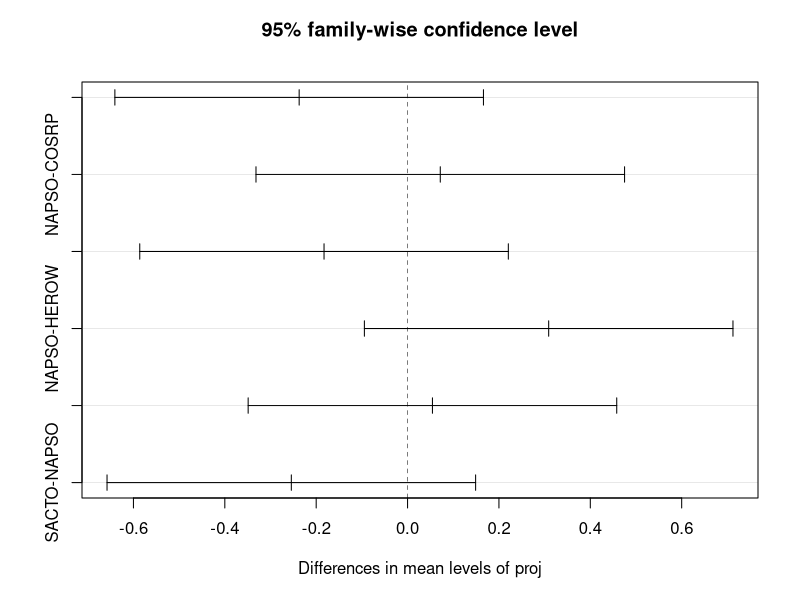
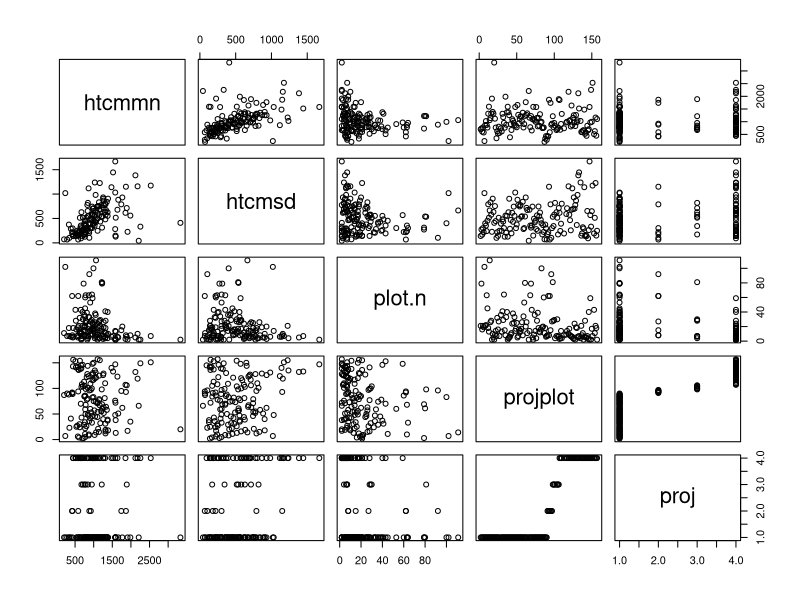

These figures' R source, in order:
## ---- chunk 1
# Load libraries
#library(stats)
#library(HH)

# Load Ripdata and place into a dataframe
rip <- read.csv("newripdata_survey.csv",sep = ",",header = TRUE)
# Add an object that scales the value of height from meters to centimeters
rip$htcm <- rip$Woody_Height_m*100
## ---- chunk 2
#Concatenate ProjCode and Plot.Name using the paste() function, typecast as a factor, then place these factors in rip$projplot
rip$projplot <- as.factor(paste(rip$ProjCode,rip$Plot.Name)) 

#use tapply() to cycle through each project plot and generate stats 
#where ‘htcm’ is height in cm 
ripsum <- data.frame(cbind(tapply(rip$htcm,rip$projplot,mean),tapply(rip$htcm,rip$projplot,sd),tapply(rip$htcm,rip$projplot,length))) 
#add column names 
#(height mean, height standard deviation, number of plots) 
colnames(ripsum) <- c("htcmmn","htcmsd","plot.n") 
#add a projplot column (from row names) to ripsum 
ripsum$projplot <- as.factor(rownames(ripsum))
## ---- chunk 3
#subset for plots with more than one measurement 
ripsum <- ripsum[ripsum$plot.n > 1,]
#Add a proj column and populate with the first five letters of projplot (the ProjCode) via the substr() function. Then typecast to factor
ripsum$proj <- as.factor(substr(ripsum$projplot,1,5))
## ---- chunk 4
#create list of project sites 
projlevels <- levels(ripsum$proj) #compare a ‘for’ loop of summary 
for (p in 1:length(projlevels)) print(summary(ripsum[ripsum$proj == projlevels[p],])) 
#with a summary using lapply() (known as list apply) 
lapply(projlevels, function(x) summary(ripsum[ripsum$proj == x,]))
## ---- chunk 5
nsamples <- 6 #Set the number of samples
ripres <- lapply(projlevels, function(x) ripsum[which(ripsum$proj == x),][sample(nrow(ripsum[which(ripsum$proj == x),]),nsamples),]) 
# combine samples by row using rbind()
# and by calling ripres lapply function from do.call()
ripsample <- do.call(rbind,ripres)
summary(ripsample$proj)
## ---- chunk 6
#calculate CV using with(data,calc) 
ripsample$cv <- with(ripsample, htcmsd / htcmmn)
## ---- chunk 7
rip.proj.cv.aov = aov(cv~proj,data=ripsample) 
summary(rip.proj.cv.aov) 
#compare it against 
summary.lm(rip.proj.cv.aov)
## ---- chunk 8
rip.aov.hsd <- TukeyHSD(rip.proj.cv.aov) 
rip.aov.hsd
plot(rip.aov.hsd)
## ---- chunk 9
# Create a linear model for height versus DBH
rip.cov.htdbh <-glm(rip$htcm~rip$Woody_DBH_cm)
# Generate summary for this model
summary(rip.cov.htdbh)
summary.lm(rip.cov.htdbh)

# Create a linear model for height versus Genus
rip.cov.htg <-glm(rip$htcm~rip$Genus)
# Generate summary for this model
summary(rip.cov.htg)
summary.lm(rip.cov.htg)

# Create a linear model for height as a function of DBH and Genus
rip.cov.htdbhg <-glm(rip$htcm~rip$Woody_DBH_cm*rip$Genus)
# Generate summary for this model
summary(rip.cov.htdbhg)
summary.lm(rip.cov.htdbhg)

#ancovaplot(rip$htcm~rip$Woody_DBH_cm*rip$Genus,data=survey)
## ---- chunk 10
plot(ripsum)
